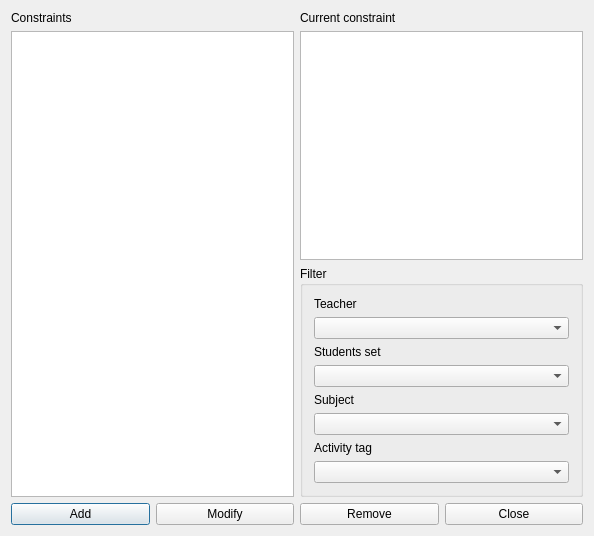
<?xml version="1.0" encoding="UTF-8"?>
<ui version="4.0">
 <class>ConstraintActivitiesOccupyMaxTermsForm_template</class>
 <widget class="QDialog" name="ConstraintActivitiesOccupyMaxTermsForm_template">
  <property name="geometry">
   <rect>
    <x>0</x>
    <y>0</y>
    <width>594</width>
    <height>536</height>
   </rect>
  </property>
  <property name="windowTitle">
   <string extracomment="This is the title of the dialog to see the list of all constraints of this type">Constraints activities occupy max terms</string>
  </property>
  <layout class="QGridLayout" name="gridLayout_2">
   <item row="0" column="1">
    <layout class="QVBoxLayout" name="verticalLayout_2">
     <item>
      <widget class="QLabel" name="currentConstraintTextLabel">
       <property name="text">
        <string>Current constraint</string>
       </property>
       <property name="wordWrap">
        <bool>false</bool>
       </property>
      </widget>
     </item>
     <item>
      <widget class="QPlainTextEdit" name="currentConstraintTextEdit"/>
     </item>
    </layout>
   </item>
   <item row="2" column="0" colspan="2">
    <layout class="QHBoxLayout" name="horizontalLayout">
     <item>
      <widget class="QPushButton" name="addConstraintPushButton">
       <property name="text">
        <string>Add</string>
       </property>
      </widget>
     </item>
     <item>
      <widget class="QPushButton" name="modifyConstraintPushButton">
       <property name="text">
        <string>Modify</string>
       </property>
      </widget>
     </item>
     <item>
      <widget class="QPushButton" name="removeConstraintPushButton">
       <property name="text">
        <string>Remove</string>
       </property>
      </widget>
     </item>
     <item>
      <widget class="QPushButton" name="closePushButton">
       <property name="text">
        <string>Close</string>
       </property>
      </widget>
     </item>
    </layout>
   </item>
   <item row="1" column="1">
    <widget class="QGroupBox" name="filterGroupBox">
     <property name="title">
      <string>Filter</string>
     </property>
     <layout class="QGridLayout" name="gridLayout">
      <item row="0" column="0">
       <widget class="QLabel" name="teachersTextLabel">
        <property name="text">
         <string>Teacher</string>
        </property>
        <property name="wordWrap">
         <bool>false</bool>
        </property>
       </widget>
      </item>
      <item row="1" column="0">
       <widget class="QComboBox" name="teachersComboBox"/>
      </item>
      <item row="2" column="0">
       <widget class="QLabel" name="studentsTextLabel">
        <property name="text">
         <string>Students set</string>
        </property>
        <property name="wordWrap">
         <bool>false</bool>
        </property>
       </widget>
      </item>
      <item row="3" column="0">
       <widget class="QComboBox" name="studentsComboBox"/>
      </item>
      <item row="4" column="0">
       <widget class="QLabel" name="subjectsTextLabel">
        <property name="text">
         <string>Subject</string>
        </property>
        <property name="wordWrap">
         <bool>false</bool>
        </property>
       </widget>
      </item>
      <item row="5" column="0">
       <widget class="QComboBox" name="subjectsComboBox"/>
      </item>
      <item row="6" column="0">
       <widget class="QLabel" name="activityTagsTextLabel">
        <property name="text">
         <string>Activity tag</string>
        </property>
        <property name="wordWrap">
         <bool>false</bool>
        </property>
       </widget>
      </item>
      <item row="7" column="0">
       <widget class="QComboBox" name="activityTagsComboBox"/>
      </item>
     </layout>
    </widget>
   </item>
   <item row="0" column="0" rowspan="2">
    <layout class="QVBoxLayout" name="verticalLayout">
     <item>
      <widget class="QLabel" name="constraintsTextLabel">
       <property name="frameShape">
        <enum>QFrame::NoFrame</enum>
       </property>
       <property name="frameShadow">
        <enum>QFrame::Plain</enum>
       </property>
       <property name="text">
        <string>Constraints</string>
       </property>
       <property name="wordWrap">
        <bool>false</bool>
       </property>
      </widget>
     </item>
     <item>
      <widget class="QListWidget" name="constraintsListWidget"/>
     </item>
    </layout>
   </item>
  </layout>
 </widget>
 <layoutdefault spacing="6" margin="11"/>
 <resources/>
 <connections/>
</ui>
